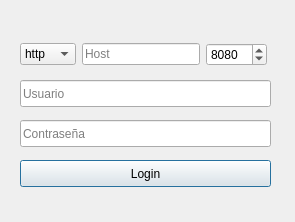
<?xml version="1.0" encoding="UTF-8"?>
<ui version="4.0">
 <class>MainWindow</class>
 <widget class="QMainWindow" name="MainWindow">
  <property name="geometry">
   <rect>
    <x>0</x>
    <y>0</y>
    <width>295</width>
    <height>222</height>
   </rect>
  </property>
  <property name="windowTitle">
   <string>Login</string>
  </property>
  <widget class="QWidget" name="centralwidget">
   <widget class="QLineEdit" name="epass">
    <property name="geometry">
     <rect>
      <x>20</x>
      <y>120</y>
      <width>251</width>
      <height>27</height>
     </rect>
    </property>
    <property name="text">
     <string/>
    </property>
    <property name="echoMode">
     <enum>QLineEdit::Password</enum>
    </property>
    <property name="placeholderText">
     <string>Contraseña</string>
    </property>
   </widget>
   <widget class="QLineEdit" name="euser">
    <property name="geometry">
     <rect>
      <x>20</x>
      <y>80</y>
      <width>251</width>
      <height>27</height>
     </rect>
    </property>
    <property name="text">
     <string/>
    </property>
    <property name="placeholderText">
     <string>Usuario</string>
    </property>
   </widget>
   <widget class="QLabel" name="lerror">
    <property name="geometry">
     <rect>
      <x>20</x>
      <y>10</y>
      <width>251</width>
      <height>17</height>
     </rect>
    </property>
    <property name="styleSheet">
     <string notr="true">color : red;</string>
    </property>
    <property name="text">
     <string>&lt;html&gt;&lt;head/&gt;&lt;body&gt;&lt;p&gt;&lt;br/&gt;&lt;/p&gt;&lt;/body&gt;&lt;/html&gt;</string>
    </property>
   </widget>
   <widget class="QWidget" name="layoutWidget">
    <property name="geometry">
     <rect>
      <x>20</x>
      <y>40</y>
      <width>247</width>
      <height>29</height>
     </rect>
    </property>
    <layout class="QHBoxLayout" name="horizontalLayout">
     <item>
      <widget class="QComboBox" name="chttp">
       <property name="currentIndex">
        <number>1</number>
       </property>
       <item>
        <property name="text">
         <string>https</string>
        </property>
       </item>
       <item>
        <property name="text">
         <string>http</string>
        </property>
       </item>
      </widget>
     </item>
     <item>
      <widget class="QLineEdit" name="ehost">
       <property name="text">
        <string/>
       </property>
       <property name="placeholderText">
        <string>Host</string>
       </property>
      </widget>
     </item>
     <item>
      <widget class="QSpinBox" name="eport">
       <property name="maximum">
        <number>10000</number>
       </property>
       <property name="value">
        <number>8080</number>
       </property>
      </widget>
     </item>
    </layout>
   </widget>
   <widget class="QPushButton" name="blogin">
    <property name="geometry">
     <rect>
      <x>20</x>
      <y>160</y>
      <width>251</width>
      <height>27</height>
     </rect>
    </property>
    <property name="text">
     <string>Login</string>
    </property>
    <property name="autoDefault">
     <bool>true</bool>
    </property>
    <property name="default">
     <bool>true</bool>
    </property>
   </widget>
  </widget>
 </widget>
 <tabstops>
  <tabstop>chttp</tabstop>
  <tabstop>ehost</tabstop>
  <tabstop>eport</tabstop>
  <tabstop>euser</tabstop>
  <tabstop>epass</tabstop>
  <tabstop>blogin</tabstop>
 </tabstops>
 <resources/>
 <connections/>
</ui>
